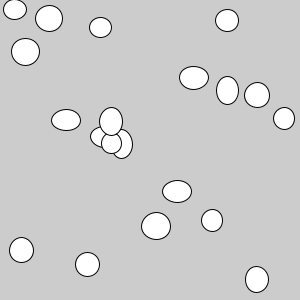
Frame 1 (no input)
Frame 60 (the mouse pressed at the canvas centre just before this capture): identical to frame 1, image omitted
Frame 120 (the mouse held since frame 60 and released just before this capture): identical to frame 1, image omitted

The Processing sketch that drew this single still picture (run headless with seeded random() and noise(); from frame 60 on, the mouse is pressed at the canvas centre):

// Processing sketch: randomCircles
// ── randomCircles.pde
int numCircles = 20; 

void setup() {
size (300, 300); 
  for (int i =0; i < numCircles; i++) {
    ellipse (random (0, width), random (0, height), random (20, 30), random (20, 30)); 
  }
}

void draw() {
  //background (0); 

}
